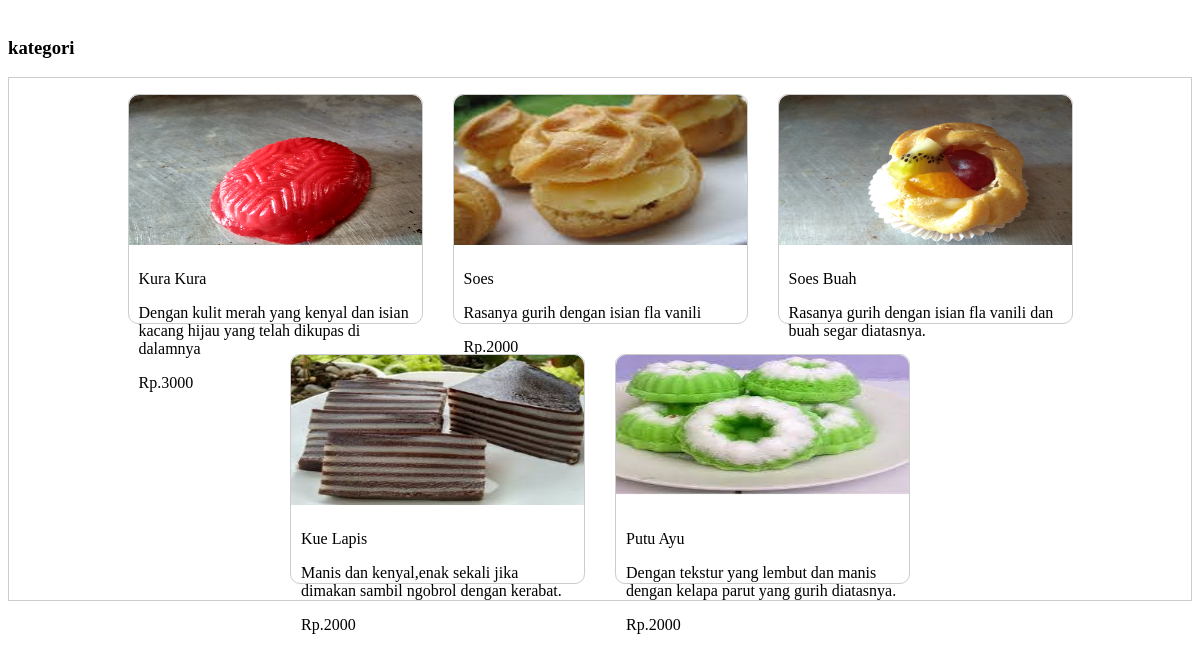
Page /homecoba.php on the committed database.
### tables this page shows
CREATE TABLE `produk` (
  `id_produk` int(11) NOT NULL,
  `foto` varchar(100) NOT NULL,
  `nama` varchar(50) NOT NULL,
  `keterangan` varchar(200) NOT NULL,
  `harga` int(11) NOT NULL,
  `tgl` timestamp NOT NULL DEFAULT current_timestamp()
);

### homecoba.php (the view, shortened to what this page needs)
<!DOCTYPE html>
<html lang="en">
<head>
    <link rel="stylesheet" href="css/punyacoba.css">
</head>
<body>
			<div class="section">
				<div class="container">
					<h3>kategori</h3>
					<div class="box">
						<?php
						include 'koneksi.php';
						$produk = mysqli_query($koneksi, "SELECT * FROM produk");
						while($hasil = mysqli_fetch_array($produk)){
							?>
						<div class="col-5">
							<img src="img/gallery/<?php echo $hasil['foto']; ?>" alt="gambar akuh">
							<p><?php echo $hasil['nama']; ?></p>
							<p><?php echo $hasil['keterangan']; ?></p>
							<p>Rp.<?php echo $hasil['harga']; ?></p>
						</div>
						<?php } ?>
					</div>
				</div>
			</div>
</body>
</html>

### css/punyacoba.css (style rules this page uses)
img { height: 150px; width: 170px; justify-self: center; }
.section { padding: 10px 0; }
.box { background-color: #fff; border: 1px solid #ccc; padding: 1px; box-sizing: border-box; display: flex; flex-wrap: wrap; justify-content: center; }
.col-5 { width: 25%; height: 230px; border: 1px solid #ccc; border-radius: 10px; padding: 0px; box-sizing: border-box; margin: 15px; }
img { width: 100%; padding: 0px; padding-bottom: 5px; border-radius: 10px 10px 0 0; }
p { box-sizing: border-box; padding: 0 10px; }

### rows in the picture
produk: foto (picture), nama "Kura Kura", keterangan "Dengan kulit merah yang kenyal dan isian kacang hijau yang telah dikupas di dalamnya", harga "3000"
produk: foto (picture), nama "Soes", keterangan "Rasanya gurih dengan isian fla vanili", harga "2000"
produk: foto (picture), nama "Soes Buah", keterangan "Rasanya gurih dengan isian fla vanili dan buah segar diatasnya."
produk: foto (picture), nama "Kue Lapis", keterangan "Manis dan kenyal,enak sekali jika dimakan sambil ngobrol dengan kerabat.", harga "2000"
produk: foto (picture), nama "Putu Ayu", keterangan "Dengan tekstur yang lembut dan manis dengan kelapa parut yang gurih diatasnya.", harga "2000"
